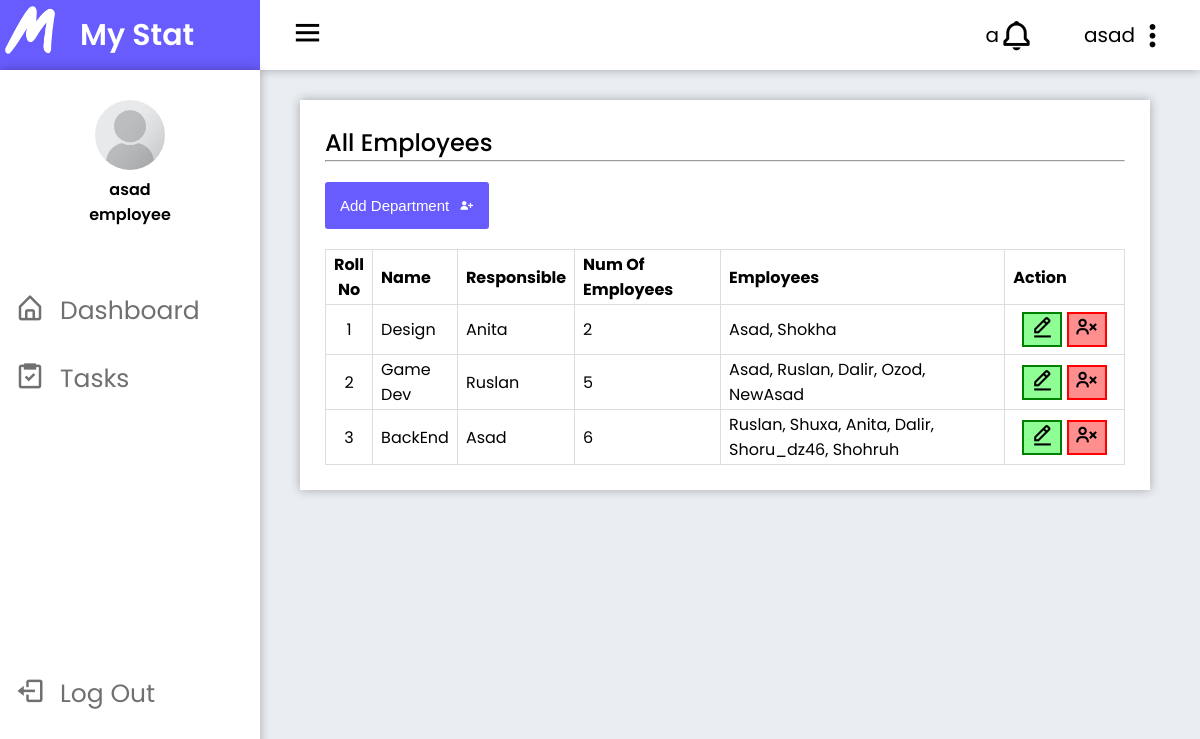
The page /view_department/ (signed in) on the database its author committed.
### KPIapp/models.py (models this page shows, shortened)
class User(AbstractUser):
    role = models.ForeignKey(on_delete=models.CASCADE, related_name='role', to=Role, null=True)
    image = models.ImageField(upload_to='images/', null=True, blank=True, default='images/default_avatar.jpg')
    phone = models.CharField(max_length=100, null=True, blank=True)
    email = models.EmailField(max_length=100, null=True, blank=True)
    about = models.TextField(null=True, blank=True)
    choices = [
        ("MALE", "Male"),
        ("FEMALE", "Female"),
        ("OTHER", "Other"),
    ]
    gender = models.CharField(choices=choices, default="MALE", max_length=100)
    def __str__(self):
        return self.username
    def get_notification(self):
        notifications = Notifications.objects.filter(user=self)
        return notifications

class Role (models.Model):
    name = models.CharField(max_length=100)

class Departments(models.Model):
    name = models.CharField(max_length=100)
    responsible = models.ForeignKey(on_delete=models.CASCADE, related_name='users', to=User, null=True)
    users = models.ManyToManyField(User)

### KPIapp/views.py (the view)
# urls.py: path('view_department/', views.view_department, name='view_department'),
@login_required(login_url='signIn')
def view_department(request):
    sort_by = request.GET.get('sort_by', 'id')
    search_by = request.GET.get('search_by')
    departments = Departments.objects.all().order_by(sort_by)
    if search_by:
        departments = Departments.objects.filter(name__icontains=search_by).order_by(sort_by)
    context = {
        'departments': departments,
    }
    return render(request, 'KPIapp/Supervisor/view_department.html', context)

### KPIapp/templates/KPIapp/Supervisor/view_department.html (shortened to what this page needs)
{% extends 'UserApp/layouts/base-template.html' %}
{% load static %}
{% block content %}
    {% include 'KPIapp/includes/headers.html' %}
    <div class="view_employees">
        <div class="employee-block">
            <div class="table-header">
                <h2>All Employees</h2>
                <hr>
                <a class="table-add-button" href="{% url 'add_department' %}">
                    <button class="add-button">Add Department<i class='bx bxs-user-plus' ></i></button>
                </a>
            </div>
            <div>
                <table class="my-table">
                    <tr>
                        <td class="icon"><b>Roll No</b></td>
                        <td class="table-username"><b>Name</b></td>
                        <td class="table-username"><b>Responsible</b></td>
                        <td><b>Num Of Employees</b></td>
                        <td><b>Employees</b></td>
                        <td><b>Action</b></td>
                    </tr>
                    {% for user in departments %}
                        <tr>
                            <td class="icon">{{ forloop.counter }}</td>
                            <td class="table-username">{{ user.name }}</td>
                            <td class="table-username">{{ user.responsible }}</td>
                            <td>{{ user.users.count }}</td>
                            <td>{{ user.users.all|join:", " }}</td>
                            <td class="table-action">
                                <a href="{% url 'edit_department' department_id=user.id %}">
                                    <button class="table-edit table-button"><i class='bx bx-edit-alt'></i></button>
                                </a>
                                <a href="{% url 'delete_department' department_id=user.id %}">
                                    <button class="table-delete table-button"><i class='bx bx-user-x' ></i></button>
                                </a>
                            </td>
                        </tr>
                    {% endfor %}
                </table>
            </div>
        </div>
    </div>
{% endblock %}

### KPIapp/templates/KPIapp/includes/headers.html (shortened to what this page needs)
{% load static %}
<header>
    <div class="header-block">
        <div class="image-text">
            <div class="image">
                <img src="{% static 'img/logo.png' %}" alt="">
            </div>
            <div class="text header-text">
                <span>My Stat</span>
            </div>
        </div>
        <div class="header-list-employee">
            <div>
                <i class='bx bx-menu icon-header'></i>
            </div>
            <div class="header-setting">
                <div class="notification">a<i class='bx bx-bell icon-header'></i></div>
                <div onclick="window.location.href='{% url 'user_profile' user_id=request.user.id %}'">
                    <p>{{ request.user.username }}</p>
                    <i class='bx bx-dots-vertical-rounded icon-header'></i>
                </div>
            </div>
        </div>
    </div>
    <nav class="sidebar">
        <div class="user-box">
            <div class="user-info">
                {% if user.image %}
                    <img class="avatar" src="{{ request.user.image.url }}" alt="">
                {% else %}
                    <img class="avatar" src="{% static 'img/default_avatar.jpg' %}" alt="">
                {% endif %}
                <p>{{ request.user.username }}</p>
                <p>{{ request.user.role.name }}</p>
            </div>
        </div>
        <div class="menu-bar">
            <div class="menu-bar-block">
                <div class="menu-block">
                    <a href="{% url 'supervisor' %}" class="menu-block-text">
                        <i class='bx bx-home-alt icon-block'></i>
                        <span>Dashboard</span>
                    </a>
                </div>
                <div class="menu-block">
                    <a href="{% url 'view_tasks' %}" class="menu-block-text">
                        <i class='bx bx-task icon-block'></i>
                        <span>Tasks</span>
                    </a>
                </div>
                <div class="menu-block">
                    <a href="{% url 'logOut' %}" class="menu-block-text log-out">
                        <i class='bx bx-log-out icon-block'></i>
                        <span>Log Out</span>
                    </a>
                </div>
            </div>
        </div>
    </nav>
</header>

### UserApp/static/styles.css (style rules this page uses)
* { margin: 0; padding: 0; box-sizing: border-box; }
body { font-family: 'Poppins', sans-serif; background: var(--body-color); }
a { text-decoration: none; }
h2 { font-family: 'Poppins', sans-serif; font-weight: 500; }
:root { --body-color: #eaeef3; --sidebar-color: #fff; --primary-color: #695CFE; --primary-color-light: #f6f5ff; --toggle-color: #f5f5f5; --text-color: #707070; --box-shadow-template: 0 0 10px rgba(0, 0, 0, 0.3); }
.view_employees { width: 100%; background-color: var(--sidebar-color); box-shadow: var(--box-shadow-template); padding: 25px; min-width: 600px; text-transform: capitalize; }
.my-table { width: 100%; background-color: var(--sidebar-color); border-collapse: collapse; }
td, th { border: 1px solid #dddddd; text-align: left; padding: 2px 8px; }
.icon { text-align: center; width: 5%; }
.table-action { width: 15%; text-align: center; }
.table-username { width: 10%; }
.table-button { width: 40px; height: 35px; border: none; font-size: 25px; cursor: pointer; margin: 5px 0; }
.table-edit { border: 2px solid green; background-color: rgba(73, 255, 82, 0.61); }
.table-delete { border: 2px solid red; background-color: rgba(255, 73, 73, 0.61); }
.add-button { background-color: var(--primary-color); color: var(--sidebar-color); border-radius: 3px; padding: 15px 15px; font-size: 15px; margin: 20px 0; border: none; cursor: pointer; display: flex; align-items: center; }
.bxs-user-plus { margin-left: 10px; }
.sidebar { position: fixed; top: 70px; left: 0; height: 100%; width: 260px; background: var(--sidebar-color); transition: all 0.3s ease; transform: translateX(0); overflow: hidden; box-shadow: var(--box-shadow-template); }
.menu-block-text { font-size: 25px; text-decoration: none; color: var(--text-color); display: flex; align-items: center; padding: 15px; }
.icon-block { font-size: 30px; margin-right: 15px; margin-top: -7px; }
.user-box { width: 100%; display: flex; align-items: center; justify-content: center; margin-bottom: 50px; margin-top: 30px; }
.user-info { text-align: center; font-weight: 600; }
.avatar { width: 70px; height: 70px; border-radius: 50%; }
.header-block { display: flex; position: fixed; top: 0; left: 0; width: 100%; box-shadow: var(--box-shadow-template); }
.header-list-employee { background-color: var(--sidebar-color); height: 70px; width: 100%; display: flex; justify-content: space-between; align-items: center; flex-direction: row; padding: 0 30px; }
.header-setting { display: flex; align-items: center; }
.header-setting div { margin-left: 50px; display: flex; align-items: center; font-size: 20px; }
.icon-header { font-size: 35px; cursor: pointer; }
.image-text { transition: all 0.3s ease; overflow: hidden; display: flex; align-items: center; min-width: 260px; height: 70px; background-color: var(--primary-color); color: var(--sidebar-color); }
.log-out { margin-top: 95%; }
.image { width: 60px; height: 60px; }
.image img { width: 70px; height: 70px; margin-top: -10px; margin-left: -5px; border-radius: 50%; }
.text { font-size: 30px; font-weight: 600; margin-left: 20px; }

### rows shown on the page
User: user.username "asad", user.image (placeholder picture), user.role.name "employee"
Departments: name "Design", responsible "Anita", users.count "2", users.all "Asad, Shokha"
Departments: name "Game Dev", responsible "Ruslan", users.count "5", users.all "Asad, Ruslan, Dalir, Ozod, NewAsad"
Departments: name "BackEnd", responsible "Asad", users.count "6", users.all "Ruslan, Shuxa, Anita, Dalir, Shoru_dz46, Shohruh"
